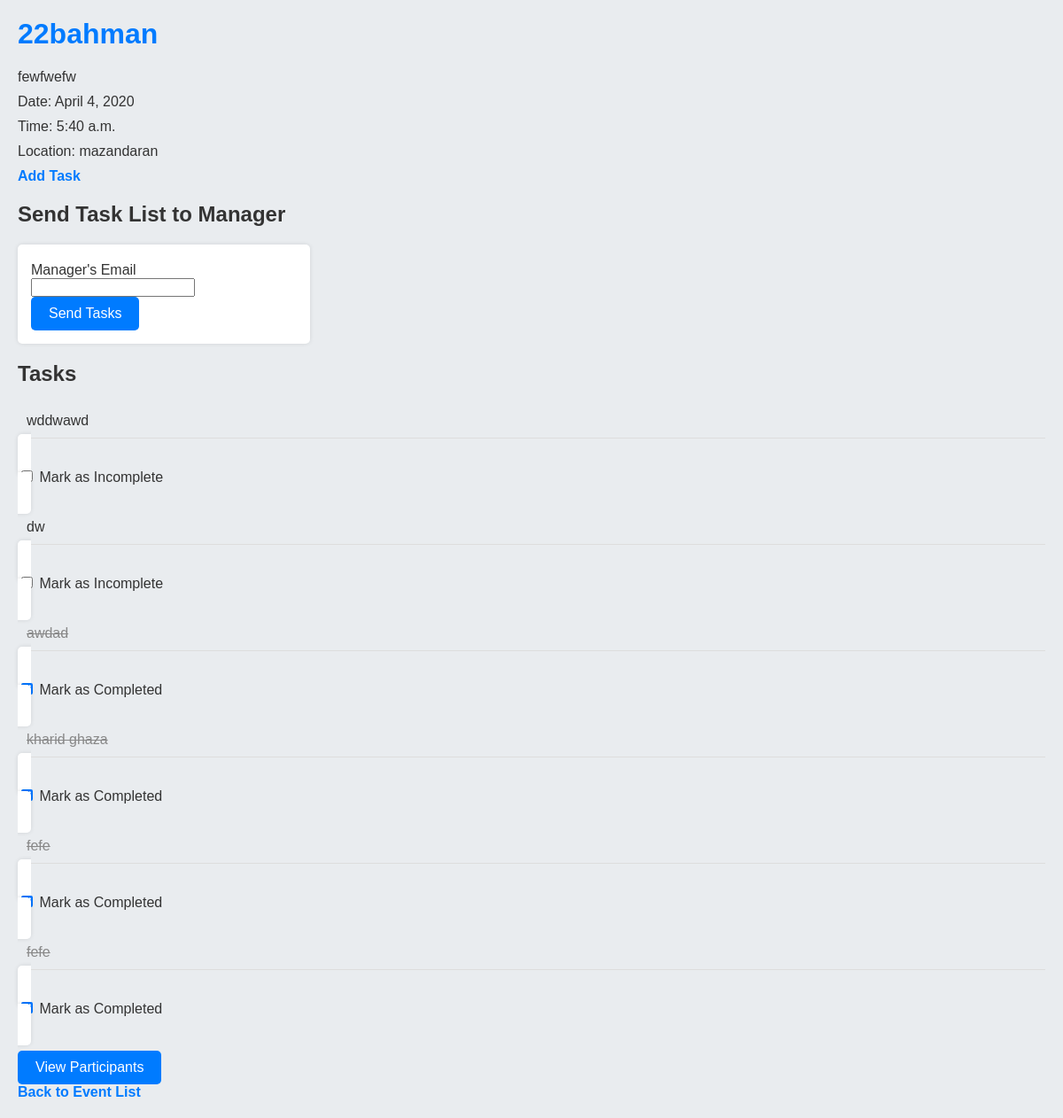
Page /events/1/ (signed in) on the committed database.
### events/models.py (models this page shows, shortened)
class Event(models.Model):
    title = models.CharField(max_length=200)
    description = models.TextField()
    date = models.DateField()
    time = models.TimeField()
    location = models.CharField(max_length=200)
    created_by = models.ForeignKey(User, on_delete=models.CASCADE)

class Task(models.Model):
    event = models.ForeignKey(Event, on_delete=models.CASCADE)
    description = models.CharField(max_length=255)
    completed = models.BooleanField(default=False)

### events/views.py (the view)
# urls.py: path('<int:event_id>/', event_detail, name='event_detail'),
def event_detail(request, event_id):
    event = get_object_or_404(Event, id=event_id)
    tasks = Task.objects.filter(event=event)
    is_owner = request.user == event.created_by
    task_form = TaskForm() if is_owner else None
    return render(request, 'events/event_detail.html', {
        'event': event,
        'tasks': tasks,
        'is_owner': is_owner,
        'form': task_form
    })

### events/forms.py
class TaskForm(forms.ModelForm):
    class Meta:
        model = Task
        fields = ['description', 'completed']

### events/templates/events/event_detail.html (shortened to what this page needs)
<!DOCTYPE html>
<html lang="en">
<head>
</head>
<body>
    <h1>{{ event.title }}</h1>
    <p>{{ event.description }}</p>
    <p>Date: {{ event.date }}</p>
    <p>Time: {{ event.time }}</p>
    <p>Location: {{ event.location }}</p>
    {% if is_owner %}
        <a href="{% url 'task_create' event.id %}">Add Task</a>
        <h2>Send Task List to Manager</h2>
        <form method="post" action="{% url 'send_task_list' event.id %}">
            <label for="email">Manager's Email</label>
            <input type="email" id="email" name="email" required>
            <button type="submit">Send Tasks</button>
        </form>
        <h2>Tasks</h2>
        {% for task in tasks %}
            <p class="task-item {% if task.completed %}completed{% else %}incomplete{% endif %}">
                <span>{{ task.description }}</span>
                {% if is_owner %}
                    <form action="{% url 'task_update' task.id %}" method="post" style="display: inline;">
                        <label>
                            <input type="checkbox" name="completed" {% if task.completed %}checked{% endif %} onchange="this.form.submit()">
                            Mark as {{ task.completed|yesno:"Completed,Incomplete" }}
                        </label>
                    </form>
                {% endif %}
            </p>
        {% endfor %}
        <div class="btn-container">
            <a href="{% url 'participant_list' event.id %}">
                <button type="button">View Participants</button>
            </a>
        </div>
    {% endif %}
    <a href="{% url 'event_list' %}">Back to Event List</a>
</body>
</html>

### events/templates/events/event_detail.html (style rules this page uses)
body { font-family: 'Helvetica', sans-serif; background-color: #e9ecef; margin: 0; padding: 20px; color: #333; }
h1 { color: #007bff; margin-top: 0; }
h2 { margin-top: 20px; color: #333; }
p { margin: 10px 0; }
.task-item { padding: 10px; border-bottom: 1px solid #ddd; }
.completed { text-decoration: line-through; color: #888; }
.incomplete { color: #333; }
a { text-decoration: none; color: #007bff; font-weight: bold; }
label { display: block; margin-top: 5px; }
form { background-color: #fff; padding: 15px; border-radius: 5px; box-shadow: 0 0 5px rgba(0,0,0,0.1); max-width: 300px; margin: 20px 0; }
button { background-color: #007bff; color: #fff; border: none; padding: 10px 20px; border-radius: 5px; cursor: pointer; font-size: 16px; }
.btn-container { margin-top: 20px; }

### rows in the picture
Event: title "22bahman", description "fewfwefw", date "April 4, 2020", time "5:40 a.m.", location "mazandaran"
Task: description "wddwawd", completed "Incomplete"
Task: description "dw", completed "Incomplete"
Task: description "awdad", completed "☑", completed "Completed"
Task: description "kharid ghaza", completed "☑", completed "Completed"
Task: description "fefe", completed "☑", completed "Completed"
Task: description "fefe", completed "☑", completed "Completed"
